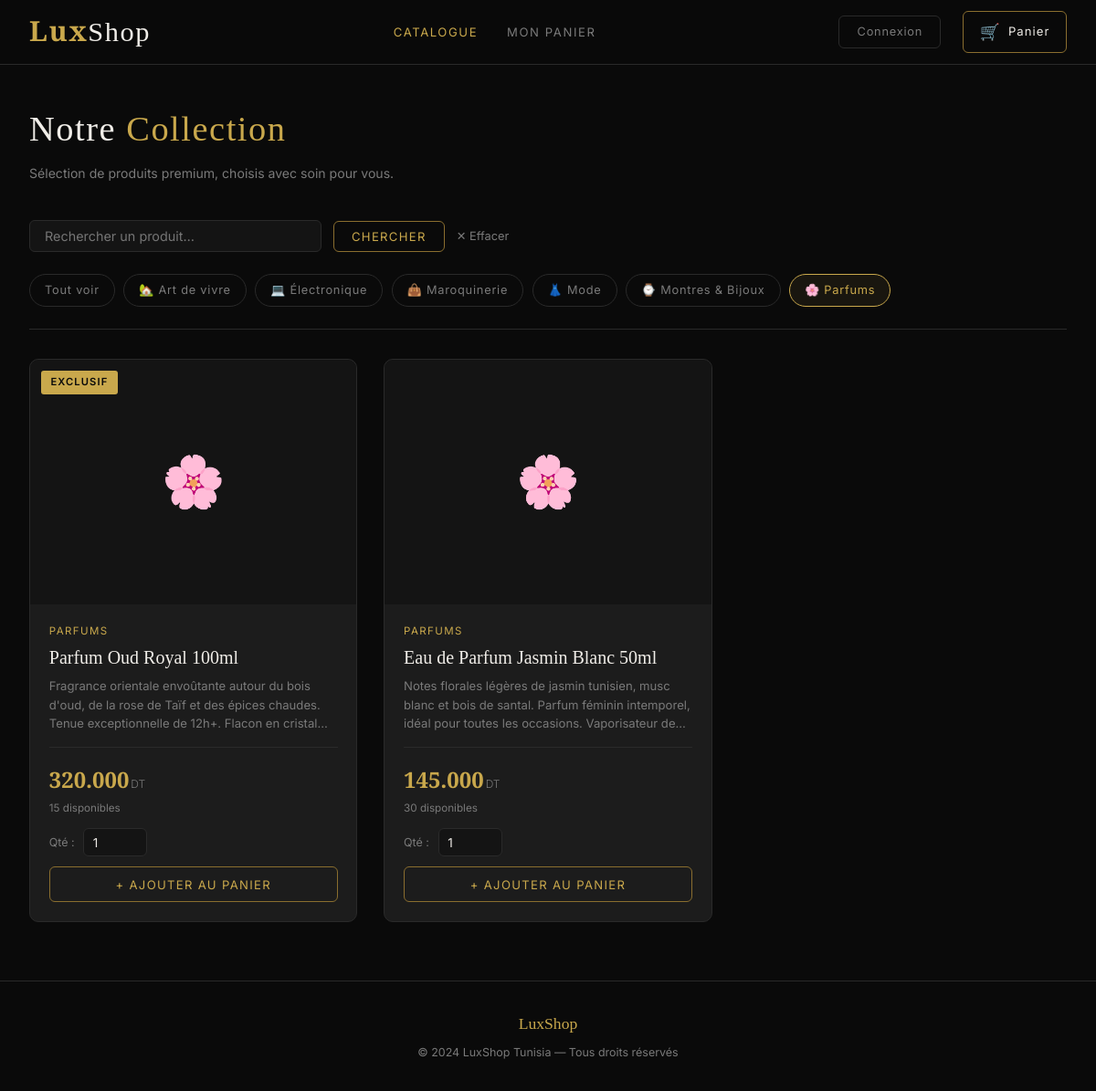
/?cat=2, run on the app's committed database.
### tables this page shows
CREATE TABLE IF NOT EXISTS categorie (
    id INT AUTO_INCREMENT PRIMARY KEY,
    nom VARCHAR(100) NOT NULL,
    icone VARCHAR(10) DEFAULT '🛍️'
);

CREATE TABLE IF NOT EXISTS article (
    id INT AUTO_INCREMENT PRIMARY KEY,
    name VARCHAR(200) NOT NULL,
    description TEXT,
    price DECIMAL(10,3) NOT NULL,
    stock_quantity INT NOT NULL DEFAULT 0,
    image VARCHAR(255) DEFAULT 'default.jpg',
    categorie_id INT,
    badge VARCHAR(50) DEFAULT NULL,
    FOREIGN KEY (categorie_id) REFERENCES categorie(id)
);

### index.php (the view, shortened to what this page needs)
<?php
include "connexion.php";
$cats = $pdo->query("SELECT * FROM categorie ORDER BY nom")->fetchAll();
$cat_filter = isset($_GET["cat"]) ? (int)$_GET["cat"] : 0;
$search     = isset($_GET["q"]) ? trim($_GET["q"]) : "";
$sql    = "SELECT a.*, c.nom AS cat_nom, c.icone FROM article a LEFT JOIN categorie c ON a.categorie_id = c.id WHERE 1=1";
$params = [];
if ($cat_filter) { $sql .= " AND a.categorie_id = ?"; $params[] = $cat_filter; }
$sql .= " ORDER BY a.id ASC";
$stmt = $pdo->prepare($sql);
$stmt->execute($params);
$products = $stmt->fetchAll();
include "header.php";
?>
<div class="container">
    <h1 class="page-title">Notre <span>Collection</span></h1>
    <p class="page-subtitle">Sélection de produits premium, choisis avec soin pour vous.</p>
    <form method="GET" action="index.php" style="margin-bottom:1.5rem; display:flex; gap:0.8rem; align-items:center;">
        <input type="text" name="q" value="<?= htmlspecialchars($search) ?>"
               placeholder="Rechercher un produit…" class="form-input" style="max-width:320px; padding:0.5rem 1rem;">
        <button type="submit" class="btn-cart" style="width:auto; padding:0.5rem 1.2rem;">Chercher</button>
        <?php if ($search || $cat_filter): ?>
            <a href="index.php" style="font-size:0.8rem; color:var(--muted);">✕ Effacer</a>
        <?php endif; ?>
    </form>
    <div class="filters">
        <a href="index.php" class="filter-btn <?= !$cat_filter ? 'active' : '' ?>">Tout voir</a>
        <?php foreach ($cats as $cat): ?>
            <a href="?cat=<?= $cat['id'] ?><?= $search ? '&q='.urlencode($search) : '' ?>"
               class="filter-btn <?= $cat_filter === $cat['id'] ? 'active' : '' ?>">
                <?= $cat['icone'] ?> <?= htmlspecialchars($cat['nom']) ?>
            </a>
        <?php endforeach; ?>
    </div>
    <?php if (empty($products)): ?>
        <div class="cart-empty" style="padding:4rem 2rem;">
            <div class="cart-empty-icon">🔍</div>
            <h2>Aucun produit trouvé</h2>
            <p>Modifiez votre recherche ou naviguez par catégorie.</p>
        </div>
    <?php else: ?>
    <div class="products-grid">
        <?php foreach ($products as $p):
            $in_cart = in_array($p['id'], $_SESSION["panier"]["id"]);
            $low     = $p['stock_quantity'] > 0 && $p['stock_quantity'] <= 5;
        ?>
        <div class="product-card">
            <div class="product-img-wrap">
                <?php if ($p['badge']): ?><span class="badge"><?= htmlspecialchars($p['badge']) ?></span><?php endif; ?>
                <div class="product-placeholder"><?= $p['icone'] ?? '🛍️' ?></div>
            </div>
            <div class="product-body">
                <div class="product-cat"><?= htmlspecialchars($p['cat_nom'] ?? '') ?></div>
                <h3 class="product-name"><?= htmlspecialchars($p['name']) ?></h3>
                <p class="product-desc"><?= htmlspecialchars($p['description']) ?></p>
                <div class="product-footer">
                    <div>
                        <div class="product-price"><?= number_format($p['price'], 3, '.', ' ') ?><small>DT</small></div>
                        <?php if ($p['stock_quantity'] <= 0): ?>
                            <div class="product-stock low">Rupture de stock</div>
                        <?php elseif ($low): ?>
                            <div class="product-stock low">⚠ Plus que <?= $p['stock_quantity'] ?> en stock</div>
                        <?php else: ?>
                            <div class="product-stock"><?= $p['stock_quantity'] ?> disponibles</div>
                        <?php endif; ?>
                    </div>
                </div>
                <?php if (!$in_cart && $p['stock_quantity'] > 0): ?>
                <form class="add-form" method="POST" action="add_to_cart.php">
                    <div class="qty-row">
                        <label class="qty-label" for="qty_<?= $p['id'] ?>">Qté :</label>
                        <input type="number" id="qty_<?= $p['id'] ?>" name="selected_quantity"
                               min="1" max="<?= $p['stock_quantity'] ?>" value="1" class="qty-input">
                    </div>
                    <button type="submit" class="btn-cart">+ Ajouter au panier</button>
                </form>
                <?php elseif ($in_cart): ?>
                    <div style="margin-top:0.8rem; text-align:center; font-size:0.8rem; color:var(--gold); border:1px solid var(--gold-dim); border-radius:var(--radius); padding:0.5rem;">
                        ✓ Déjà dans le panier
                    </div>
                <?php else: ?>
                    <button class="btn-cart" disabled style="margin-top:0.8rem;">Indisponible</button>
                <?php endif; ?>
            </div>
        </div>
        <?php endforeach; ?>
    </div>
    <?php endif; ?>
</div>
<footer style="border-top:1px solid var(--border); padding:2rem; margin-top:4rem; text-align:center;">
    <div class="footer-brand">LuxShop</div>
    <p class="footer-text" style="margin-top:0.5rem;">© 2024 LuxShop Tunisia — Tous droits réservés</p>
</footer>
</body>
</html>

### header.php (style rules this page uses)
:root { --black: #0A0A0A; --dark: #141414; --card: #1C1C1C; --border: #2A2A2A; --gold: #C9A84C; --gold-dim: #8A6E2F; --white: #F0EDE8; --muted: #7A7A7A; --danger: #C0392B; --success: #27AE60; --ff-serif: 'Cormorant Garamond', Georgia, serif; --ff-sans: 'Inter', system-ui, sans-serif; --radius: 6px; --shadow: 0 4px 24px rgba(0,0,0,0.5); --trans: 0.25s ease; }
*, *::before, *::after { box-sizing: border-box; margin: 0; padding: 0; }
html { scroll-behavior: smooth; }
body { background: var(--black); color: var(--white); font-family: var(--ff-sans); font-size: 15px; line-height: 1.6; -webkit-font-smoothing: antialiased; }
a { color: inherit; text-decoration: none; transition: color var(--trans); }
input, button, select { font-family: var(--ff-sans); }
.container { max-width: 1280px; margin: 0 auto; padding: 0 2rem; }
.page-title { font-family: var(--ff-serif); font-size: 2.4rem; font-weight: 300; letter-spacing: 0.04em; padding: 2.5rem 0 0.4rem; }
.page-title span { color: var(--gold); }
.page-subtitle { color: var(--muted); font-size: 0.88rem; margin-bottom: 2.5rem; }
.filters { display: flex; gap: 0.6rem; flex-wrap: wrap; margin-bottom: 2rem; padding-bottom: 1.5rem; border-bottom: 1px solid var(--border); }
.filter-btn { padding: 0.4rem 1rem; border-radius: 20px; border: 1px solid var(--border); background: transparent; color: var(--muted); font-size: 0.8rem; cursor: pointer; transition: all var(--trans); letter-spacing: 0.06em; }
.filter-btn:hover, .filter-btn.active { border-color: var(--gold); color: var(--gold); background: rgba(201,168,76,0.08); }
.products-grid { display: grid; grid-template-columns: repeat(auto-fill, minmax(300px, 1fr)); gap: 1.8rem; margin-bottom: 4rem; }
.product-card { background: var(--card); border: 1px solid var(--border); border-radius: 10px; overflow: hidden; transition: transform var(--trans), border-color var(--trans), box-shadow var(--trans); display: flex; flex-direction: column; }
.product-img-wrap { position: relative; overflow: hidden; background: var(--dark); aspect-ratio: 4/3; }
.product-placeholder { width: 100%; height: 100%; display: flex; align-items: center; justify-content: center; font-size: 3.5rem; color: var(--border); }
.badge { position: absolute; top: 12px; left: 12px; background: var(--gold); color: var(--black); font-size: 0.7rem; font-weight: 600; letter-spacing: 0.1em; text-transform: uppercase; padding: 0.25rem 0.65rem; border-radius: 3px; }
.product-body { padding: 1.3rem; flex: 1; display: flex; flex-direction: column; }
.product-cat { font-size: 0.72rem; color: var(--gold); letter-spacing: 0.12em; text-transform: uppercase; margin-bottom: 0.4rem; }
.product-name { font-family: var(--ff-serif); font-size: 1.25rem; font-weight: 400; margin-bottom: 0.5rem; line-height: 1.3; }
.product-desc { font-size: 0.82rem; color: var(--muted); line-height: 1.55; flex: 1; margin-bottom: 1rem; display: -webkit-box; -webkit-line-clamp: 3; -webkit-box-orient: vertical; overflow: hidden; }
.product-footer { display: flex; align-items: flex-end; justify-content: space-between; border-top: 1px solid var(--border); padding-top: 1rem; }
.product-price { font-family: var(--ff-serif); font-size: 1.5rem; font-weight: 600; color: var(--gold); }
.product-price small { font-family: var(--ff-sans); font-size: 0.75rem; color: var(--muted); font-weight: 300; margin-left: 2px; }
.product-stock { font-size: 0.73rem; color: var(--muted); margin-top: 2px; }
.add-form { margin-top: 0.8rem; }
.qty-row { display: flex; gap: 0.6rem; align-items: center; margin-bottom: 0.7rem; }
.qty-label { font-size: 0.78rem; color: var(--muted); white-space: nowrap; }
.qty-input { width: 70px; padding: 0.4rem 0.6rem; background: var(--dark); border: 1px solid var(--border); border-radius: var(--radius); color: var(--white); font-size: 0.85rem; transition: border-color var(--trans); }
.btn-cart { width: 100%; padding: 0.65rem; background: transparent; border: 1px solid var(--gold-dim); border-radius: var(--radius); color: var(--gold); font-size: 0.82rem; letter-spacing: 0.1em; text-transform: uppercase; cursor: pointer; transition: all var(--trans); }
.form-input { width: 100%; padding: 0.75rem 1rem; background: var(--dark); border: 1px solid var(--border); border-radius: var(--radius); color: var(--white); font-size: 0.9rem; transition: border-color var(--trans); }
.footer-brand { font-family: var(--ff-serif); color: var(--gold); font-size: 1.1rem; }
.footer-text { font-size: 0.78rem; color: var(--muted); }

### data on the page
categorie: icone "🏡", nom "Art de vivre"
categorie: icone "💻", nom "Électronique"
categorie: icone "👜", nom "Maroquinerie"
categorie: icone "👗", nom "Mode"
categorie: icone "⌚", nom "Montres & Bijoux"
categorie: icone "🌸", nom "Parfums"
article: badge "EXCLUSIF", categorie.icone "🌸", categorie.nom "PARFUMS", name "Parfum Oud Royal 100ml", description "Fragrance orientale envoûtante autour du bois d'oud, de la rose de Taïf et des épices chaudes. Tenue exceptionnelle de 12h+. Flacon en…", price "320.000", stock_quantity "15"
article: categorie.icone "🌸", categorie.nom "PARFUMS", name "Eau de Parfum Jasmin Blanc 50ml", description "Notes florales légères de jasmin tunisien, musc blanc et bois de santal. Parfum féminin intemporel, idéal pour toutes les occasions. Vaporisateur…", price "145.000", stock_quantity "30"
